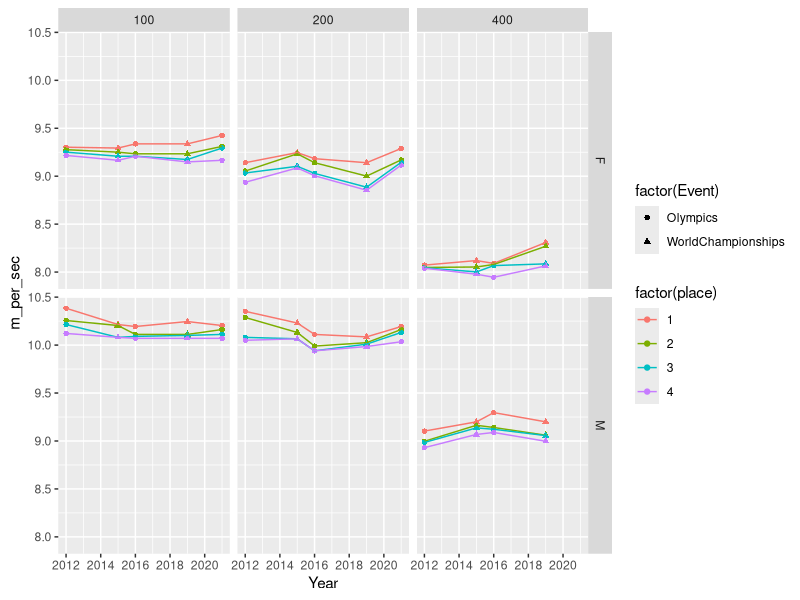

This chart was generated by the following R code:

require(dplyr)
require(tidyr)
require(ggplot2)

dat_orig = read.csv("data/olympicsdata.csv")

dat = pivot_longer(dat_orig, c("place_1", "place_2", "place_3", "place_4"),
names_to = "place", names_prefix = "place_")
dat$"m_per_sec" = dat$distance/dat$value

ggplot(dat, aes(x = Year, y = m_per_sec)) +
geom_point(aes(color = factor(place), shape = factor(Event))) +
geom_line(aes(color = factor(place))) +
facet_grid(Sex ~ distance)
